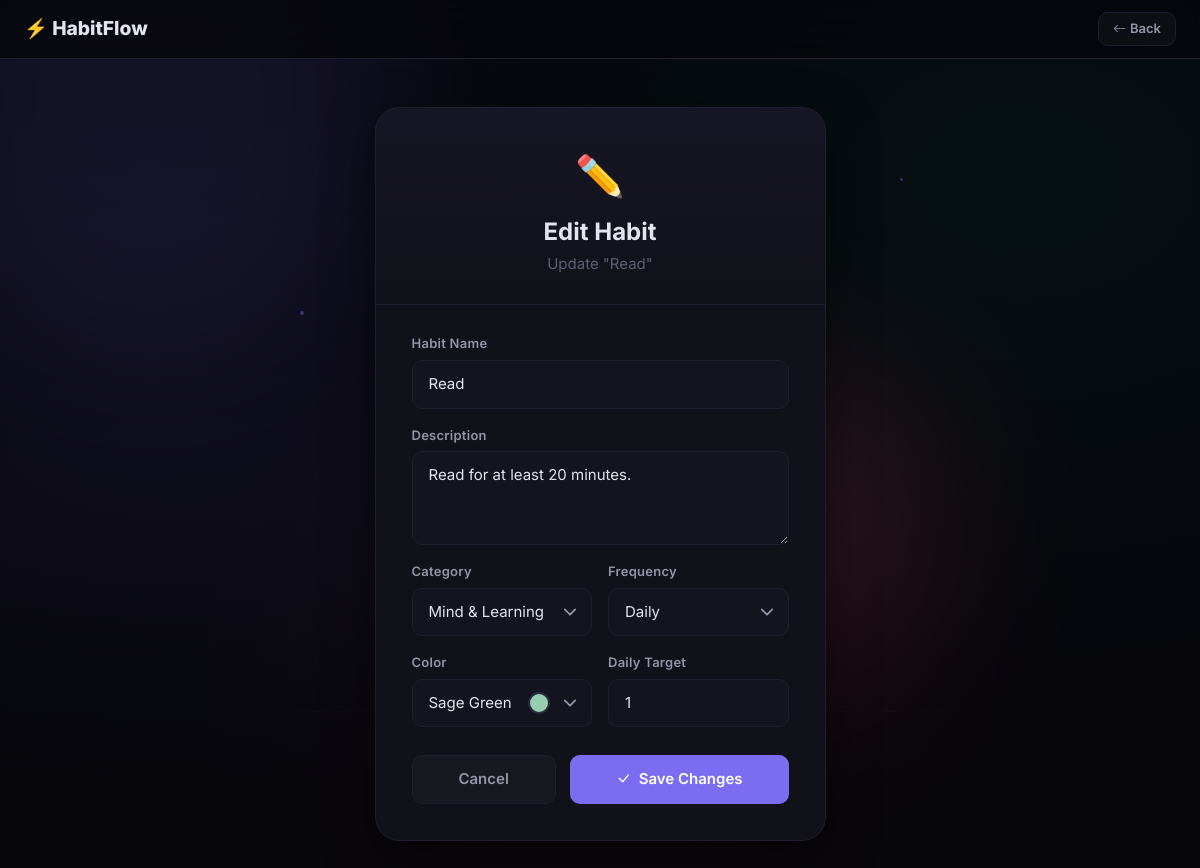
/habits/3/edit/ (signed in), run on the app's committed database.
### habits/models.py (models this page shows, shortened)
class Habit(models.Model):
    CATEGORY_CHOICES = [
        ('health', 'Health & Fitness'),
        ('mind', 'Mind & Learning'),
        ('productivity', 'Productivity'),
        ('social', 'Social'),
        ('creativity', 'Creativity'),
        ('wellness', 'Wellness'),
        ('finance', 'Finance'),
        ('other', 'Other'),
    ]
    FREQUENCY_CHOICES = [
        ('daily', 'Daily'),
        ('weekly', 'Weekly'),
        ('monthly', 'Monthly'),
    ]
    COLOR_CHOICES = [
        ('#FF6B6B', 'Coral Red'),
        ('#4ECDC4', 'Teal'),
        ('#45B7D1', 'Sky Blue'),
        ('#96CEB4', 'Sage Green'),
        ('#FFEAA7', 'Sunny Yellow'),
        ('#DDA0DD', 'Plum'),
        ('#98D8C8', 'Mint'),
        ('#F7DC6F', 'Gold'),
        ('#BB8FCE', 'Lavender'),
        ('#F0B27A', 'Peach'),
        ('#82E0AA', 'Emerald'),
        ('#85C1E9', 'Light Blue'),
    ]
    user = models.ForeignKey(User, on_delete=models.CASCADE, related_name='habits')
    name = models.CharField(max_length=200)
    description = models.TextField(blank=True, default='')
    category = models.CharField(max_length=20, choices=CATEGORY_CHOICES, default='other')
    frequency = models.CharField(max_length=10, choices=FREQUENCY_CHOICES, default='daily')
    color = models.CharField(max_length=7, choices=COLOR_CHOICES, default='#4ECDC4')
    target_count = models.PositiveIntegerField(default=1, help_text='How many times per period')
    is_active = models.BooleanField(default=True)
    created_at = models.DateTimeField(auto_now_add=True)
    updated_at = models.DateTimeField(auto_now=True)
    class Meta:
        ordering = ['-created_at']
        unique_together = ['user', 'name']

### habits/views.py (the view)
# urls.py: path('habits/<int:pk>/edit/', views.habit_edit, name='habit_edit'),
@login_required
def habit_edit(request, pk):
    habit = get_object_or_404(Habit, pk=pk, user=request.user)
    if request.method == 'POST':
        form = HabitForm(request.POST, instance=habit)
        if form.is_valid():
            form.save()
            messages.success(request, f'"{habit.name}" has been updated!')
            return redirect('dashboard')
    else:
        form = HabitForm(instance=habit)
    return render(request, 'habit_edit.html', {'form': form, 'habit': habit, 'title': 'Edit Habit'})

### habits/forms.py
class HabitForm(forms.ModelForm):
    class Meta:
        model = Habit
        fields = ['name', 'description', 'category', 'frequency', 'color', 'target_count']
        widgets = {
            'name': forms.TextInput(attrs={
                'class': 'form-control form-control-lg',
                'placeholder': 'e.g., Drink 8 glasses of water',
            }),
            'description': forms.Textarea(attrs={
                'class': 'form-control',
                'placeholder': 'Why is this habit important to you?',
                'rows': 3,
            }),
            'category': forms.Select(attrs={
                'class': 'form-select form-select-lg',
            }),
            'frequency': forms.Select(attrs={
                'class': 'form-select form-select-lg',
            }),
            'color': forms.Select(attrs={
                'class': 'form-select form-select-lg',
            }),
            'target_count': forms.NumberInput(attrs={
                'class': 'form-control form-control-lg',
                'min': 1,
                'max': 50,
            }),
        }

### habits/context_processors.py (called while the page is built)
def user_context(request):
    context = {
        'is_admin_user': False,
    }
    if request.user.is_authenticated:
        context['is_admin_user'] = request.user.is_staff or request.user.is_superuser
    return context

### habits/templates/habit_edit.html (shortened to what this page needs)
{% extends 'base.html' %}
{% load static %}
{% block body_class %}page-dashboard{% endblock %}
{% block background %}
<div class="animated-bg">
    <div class="particle" style="--x: 25%; --y: 35%; --duration: 7s; --delay: 0s; --size: 4px;"></div>
    <div class="particle" style="--x: 75%; --y: 20%; --duration: 6.5s; --delay: 0.5s; --size: 3px;"></div>
    <div class="orb orb-1"></div>
</div>
{% endblock %}
{% block content %}
<div class="dash-wrapper">
    <nav class="dash-topbar">
        <div class="container-fluid px-4 d-flex justify-content-between align-items-center">
            <a class="dash-logo" href="{% url 'dashboard' %}">⚡ HabitFlow</a>
            <a href="{% url 'dashboard' %}" class="btn btn-ghost btn-sm btn-glow"><i class="bi bi-arrow-left me-1"></i>Back</a>
        </div>
    </nav>
    <div class="container py-5">
        <div class="row justify-content-center">
            <div class="col-md-7 col-lg-5">
                <div class="habit-form-card">
                    <div class="habit-form-header">
                        <div class="habit-form-icon">✏️</div>
                        <h3>Edit Habit</h3>
                        <p>Update "{{ habit.name }}"</p>
                    </div>
                    <form method="post" class="habit-form-body">
                        <div class="form-group">
                            <label class="form-label-hf">Habit Name</label>
                            {{ form.name }}
                        </div>
                        <div class="form-group">
                            <label class="form-label-hf">Description</label>
                            {{ form.description }}
                        </div>
                        <div class="row g-3">
                            <div class="col-6">
                                <div class="form-group">
                                    <label class="form-label-hf">Category</label>
                                    <div class="custom-select-wrap">{{ form.category }}</div>
                                </div>
                            </div>
                            <div class="col-6">
                                <div class="form-group">
                                    <label class="form-label-hf">Frequency</label>
                                    <div class="custom-select-wrap">{{ form.frequency }}</div>
                                </div>
                            </div>
                        </div>
                        <div class="row g-3">
                            <div class="col-6">
                                <div class="form-group">
                                    <label class="form-label-hf">Color</label>
                                    <div class="color-picker-wrap">
                                        {{ form.color }}
                                    </div>
                                </div>
                            </div>
                            <div class="col-6">
                                <div class="form-group">
                                    <label class="form-label-hf">Daily Target</label>
                                    {{ form.target_count }}
                                </div>
                            </div>
                        </div>
                        <div class="habit-form-actions">
                            <a href="{% url 'dashboard' %}" class="btn btn-ghost btn-lg btn-glow flex-fill">Cancel</a>
                            <button type="submit" class="btn btn-accent btn-lg btn-glow flex-fill">
                                <i class="bi bi-check-lg me-2"></i>Save Changes
                            </button>
                        </div>
                    </form>
                </div>
            </div>
        </div>
    </div>
</div>
{% endblock %}

### data on the page
Habit: name "Read", description "Read for at least 20 minutes.", category "Mind & Learning", frequency "Daily", color "Sage Green", target_count "1"
